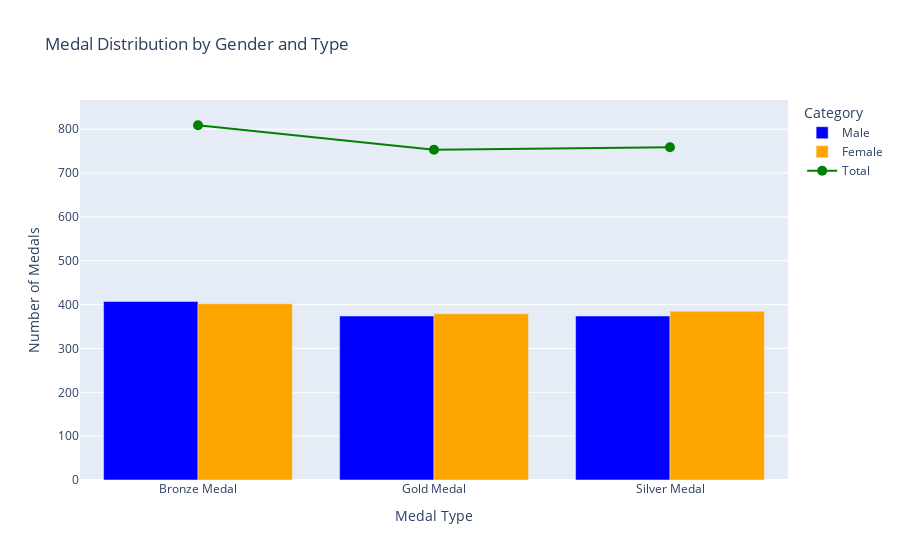

The code cell stored with this chart in its notebook:
### Code cell
import plotly.graph_objects as go

# Prepare data
gender_medal_pivot = gender_medal_count.pivot(index='medal_type', columns='gender', values='size').fillna(0)
gender_medal_pivot['Total'] = gender_medal_pivot.sum(axis=1)

# Create figure
fig = go.Figure()

# Add clustered columns for each gender
fig.add_trace(go.Bar(
    x=gender_medal_pivot.index,
    y=gender_medal_pivot['Male'],
    name='Male',
    marker_color='blue'
))
fig.add_trace(go.Bar(
    x=gender_medal_pivot.index,
    y=gender_medal_pivot['Female'],
    name='Female',
    marker_color='orange'
))

# Add line for total medals
fig.add_trace(go.Scatter(
    x=gender_medal_pivot.index,
    y=gender_medal_pivot['Total'],
    name='Total',
    mode='lines+markers',
    line=dict(color='green', width=2),
    marker=dict(size=10)
))

# Update layout
fig.update_layout(
    title="Medal Distribution by Gender and Type",
    xaxis_title="Medal Type",
    yaxis_title="Number of Medals",
    barmode='group',
    legend_title="Category",
    template='plotly'
)

fig.show()

### Figure 1 — Plotly figure (JSON) as saved in the notebook; plotly's stock layout.template omitted (floating-point values rounded to 4 significant figures)
{"data": [{"marker": {"color": "blue"}, "name": "Male", "type": "bar", "x": ["Bronze Medal", "Gold Medal", "Silver Medal"], "y": [407, 374, 374]}, {"marker": {"color": "orange"}, "name": "Female", "type": "bar", "x": ["Bronze Medal", "Gold Medal", "Silver Medal"], "y": [402, 379, 385]}, {"line": {"color": "green", "width": 2}, "marker": {"size": 10}, "mode": "lines+markers", "name": "Total", "type": "scatter", "x": ["Bronze Medal", "Gold Medal", "Silver Medal"], "y": [809, 753, 759]}], "layout": {"barmode": "group", "legend": {"title": {"text": "Category"}}, "title": {"text": "Medal Distribution by Gender and Type"}, "xaxis": {"title": {"text": "Medal Type"}}, "yaxis": {"title": {"text": "Number of Medals"}}}}
